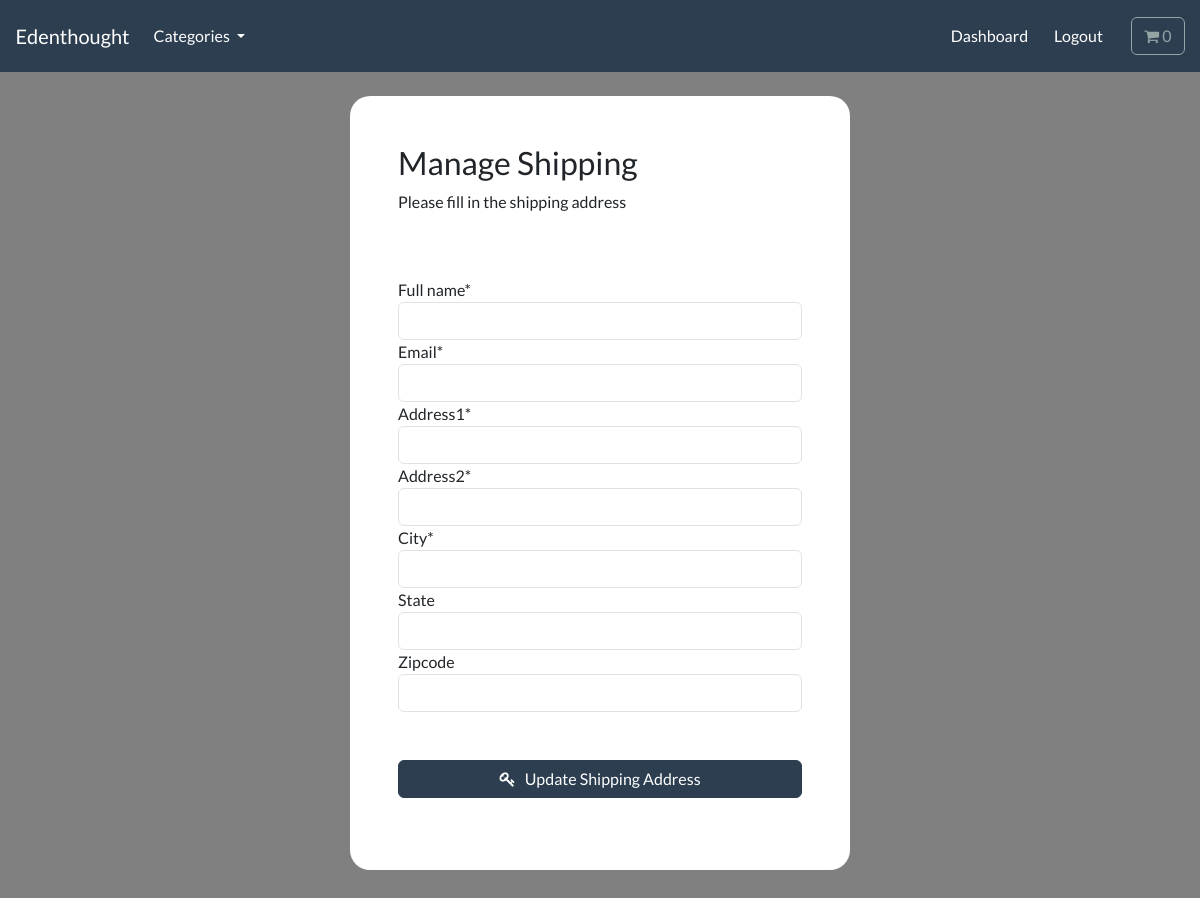
Page /account/manage-shipping (signed in) on the earlier database version.
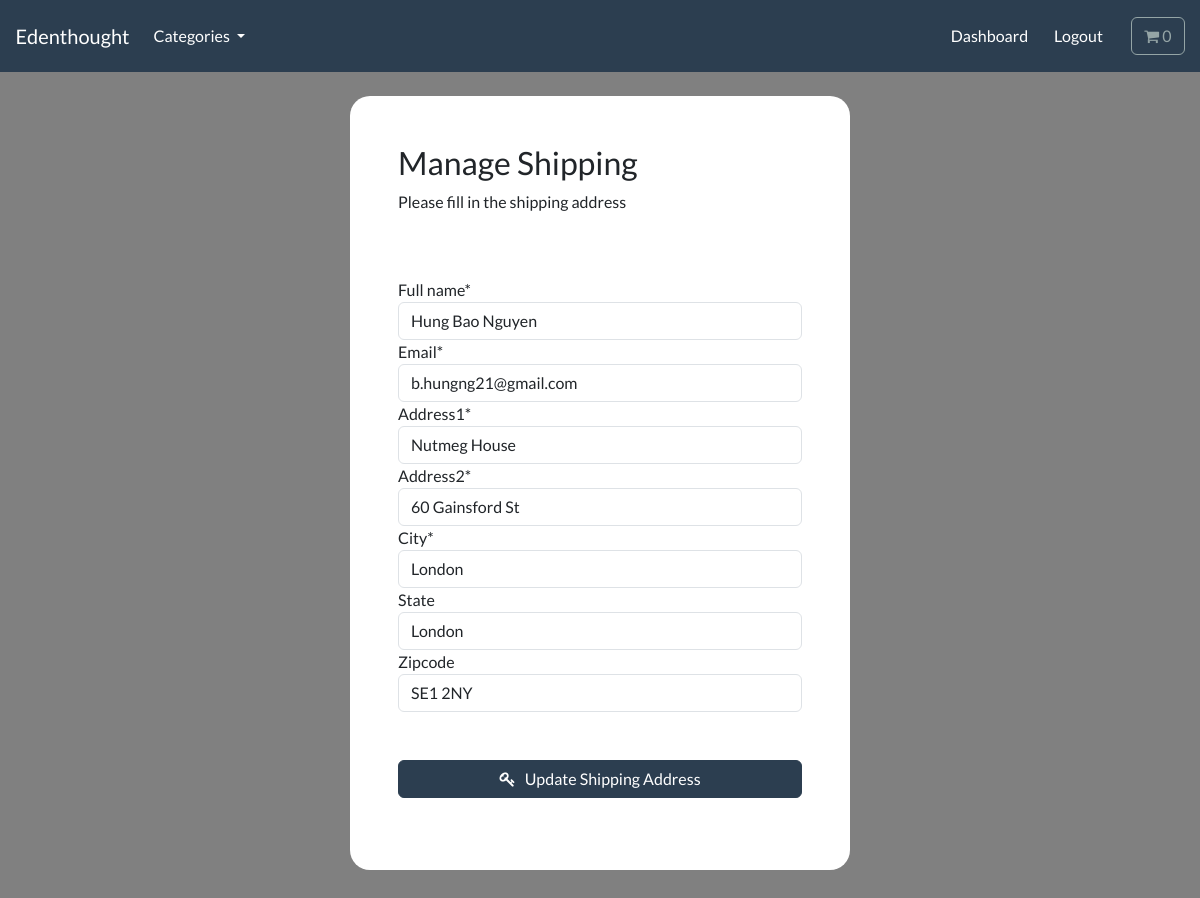
Same page on the later database version.
### payment/models.py (models this page shows, shortened)
class ShippingAddress(models.Model):
    full_name = models.CharField(max_length=300)
    email = models.EmailField(max_length=255)
    address1 = models.CharField(max_length=300)
    address2 = models.CharField(max_length=300)
    city = models.CharField(max_length=255)
    state = models.CharField(max_length=255, null=True, blank=True)
    zipcode = models.CharField(max_length=255, null=True, blank=True)
    user = models.ForeignKey(User, on_delete=models.CASCADE, null=True, blank=True)
    class Meta:
        verbose_name_plural = 'Shipping Address'

### account/views.py (the view, shortened to what this page needs)
# urls.py: path('manage-shipping', views.manage_shipping, name='manage_shipping'),
@login_required(login_url='my_login')
def manage_shipping(request):
    try:
        shipping = ShippingAddress.objects.get(user = request.user.id)
    except ShippingAddress.DoesNotExist:
        shipping = None
    form = ShippingForm(instance=shipping)
    context = {
        'form': form
    }
    return render(request, 'account/manage_shipping.html', context=context)

### payment/forms.py
class ShippingForm(forms.ModelForm):
    class Meta:
        model = ShippingAddress
        fields = ['full_name', 'email','address1', 'address2', 'city', 'state', 'zipcode']
        exclude = ['user']

### cart/cart.py (called while the page is built)
    def count(self):
        return sum([int(self.cart[k]['qty']) for k in self.cart])

### cart/context_processors.py (called while the page is built)
def cart(request):
    return {'cart': Cart(request)}

### store/models.py (called while the page is built)
    def get_absolute_url(self):
        return reverse("list_category", kwargs={"slug": self.slug})

### store/views.py (called while the page is built)
def categories(request):
    all_categories = Category.objects.all()
    return {'all_categories': all_categories}

### account/templates/account/manage_shipping.html (shortened to what this page needs)
{% include 'store/base.html'%}
{% load static %}
{% load crispy_forms_tags %}
{% block content %}
<body>
    <br>
    <div class="container bg-white shadow-md p-5 form-layout">
        <h3>Manage Shipping</h3>
        <p>Please fill in the shipping address</p>
        <br>
        <br>
        <form action="" method='POST' autocomplete='off'>
            {{form.full_name|as_crispy_field}}
            {{form.email|as_crispy_field}}
            {{form.address1|as_crispy_field}}
            {{form.address2|as_crispy_field}}
            {{form.city|as_crispy_field}}
            {{form.state|as_crispy_field}}
            {{form.zipcode|as_crispy_field}}
            <br>
            <br>
            <button type='submit' class='btn btn-primary navbar-btn text-white w-100'>
                <i class="fa fa-key" aria-hidden="true"></i>
                &nbsp; Update Shipping Address
            </button>
            <br> <br>
        </form>
    </div>
    <br>
    <br>
</body>
{% endblock %}

### store/templates/store/base.html (shortened to what this page needs)
{% load static %}
<!DOCTYPE html>
<html>
    <head>
        <link rel="stylesheet" href="https://bootswatch.com/5/flatly/bootstrap.min.css">
        <link rel="stylesheet" href="https://cdnjs.cloudflare.com/ajax/libs/font-awesome/4.7.0/css/font-awesome.min.css">
        <link rel="stylesheet" href="{% static 'css/styles.css' %}">
    </head>
    <nav class="navbar navbar-expand-lg bg-primary justify-content-center">
        <a class="navbar-brand main-heading text-white" href="{% url 'store' %}">
        &nbsp; &nbsp; Edenthought
        </a>
        <div class="collapse navbar-collapse" id="navbarCollapse">
            <ul class="navbar-nav me-auto mb-2 mb-md-0">
                <li class="nav-item dropdown">
                    <a class="nav-link dropdown-toggle text-white" href="#" id="navbarDropdown" role="button"
                    data-bs-toggle="dropdown" aria-expanded="false">
                        Categories
                    </a>
                </li>
            </ul>
        </div>
        <div class="collapse navbar-collapse text-center" id="navbarNavDropdown">
            <ul class="navbar-nav ms-auto">
                {% if not user.is_authenticated %}
                    <li class="nav-item">
                        <a class="btn btn-alert navbar-btn text-white" type="button"  href="{% url 'register' %}"> Register </a>
                    </li>
                    <li class="nav-item">
                        <a class="btn btn-alert navbar-btn text-white" type="button"  href="{% url 'my_login' %}"> Login </a>
                    </li>
                {% else %}
                <li class="nav-item">
                    <a class="btn btn-alert navbar-btn text-white" type="button"  href="{% url 'dashboard' %}"> Dashboard </a>
                </li>
                <li class="nav-item">
                    <a class="btn btn-alert navbar-btn text-white" type="button"  href="{% url 'user_logout' %}"> Logout </a>
                </li>
                {% endif %}
                <li class="nav-item">
                    <a type="button" role="button" href="{% url 'cart_summary' %}" class="btn btn-outline-secondary">
                        <i class="fa fa-shopping-cart" aria-hidden="true"> </i>
                        <div class="d-inline-flex" id='cart-qty'>
                            {{cart.count}}
                        </div>
                    </a>
                </li>
            </ul>
        </div>
    </nav>
    <body>
    </body>
</html>

### static/css/styles.css (style rules this page uses)
.form-layout { border-radius: 20px; width: 500px; }

### account/templates/account/manage_shipping.html (style rules this page uses)
body { background-color: grey; }

Differences in the rows shown:
added ShippingAddress: full_name "Hung Bao Nguyen", email "b.hungng21@gmail.com", address1 "Nutmeg House", address2 "60 Gainsford St", city "London", state "London", zipcode "SE1 2NY"
